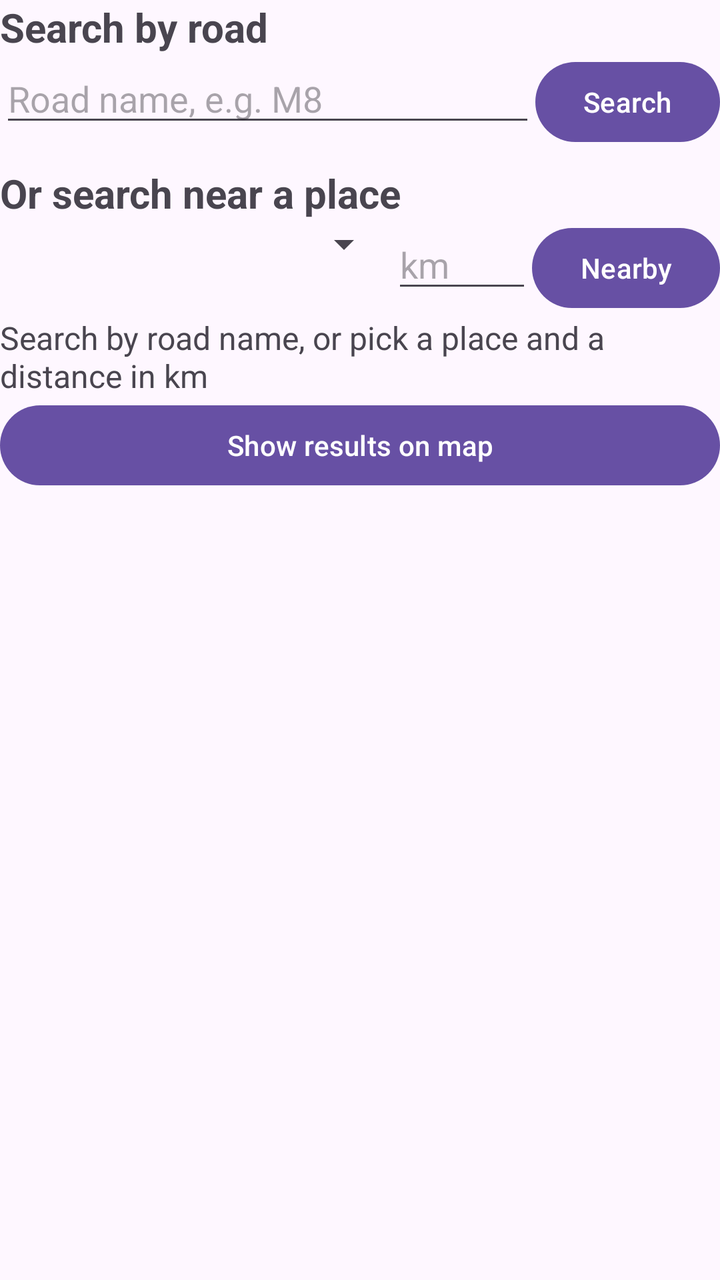
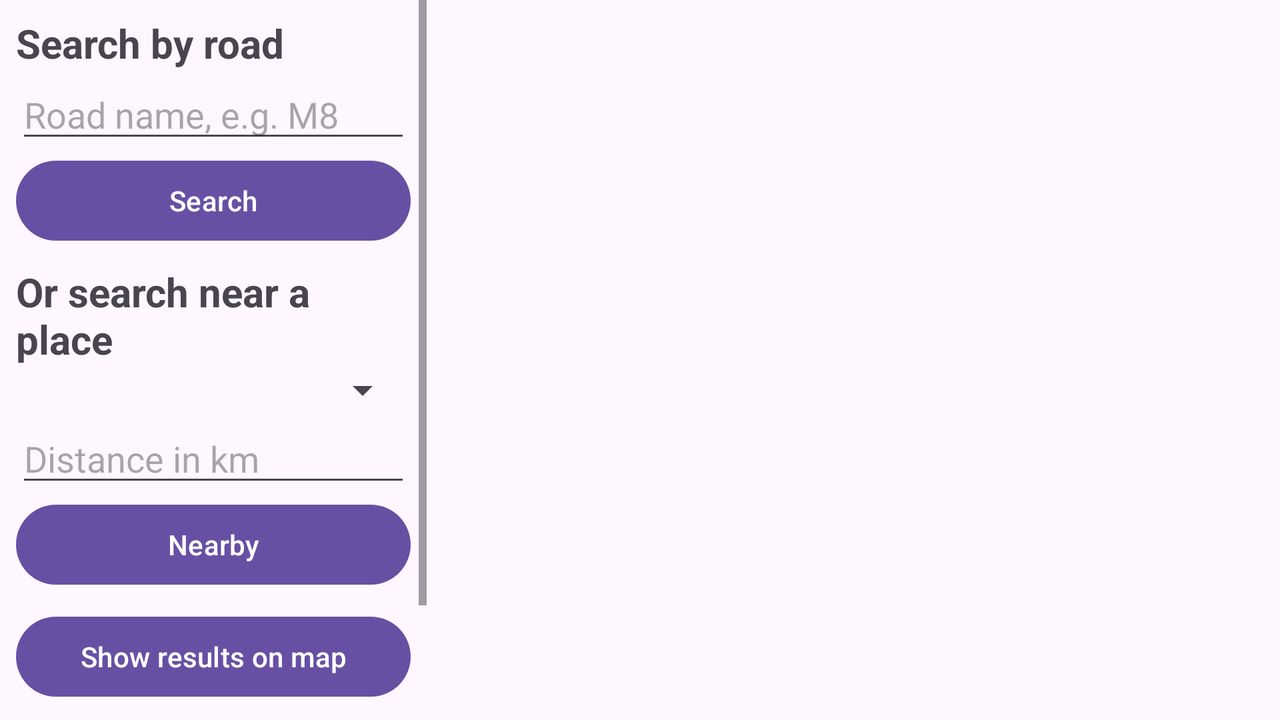

Compare how this app lays out the same screen by default and in its alternative resource folder. The renders come first, then the two layout files and the values they reference.
<!-- AndroidManifest.xml: application theme Theme.Cox_Caitlin_S2326984 -->
<!-- res/layout/fragment_search.xml -->
<?xml version="1.0" encoding="utf-8"?>
<LinearLayout xmlns:android="http://schemas.android.com/apk/res/android"
    android:orientation="vertical"
    android:layout_width="match_parent"
    android:layout_height="match_parent">

    <TextView
        android:id="@+id/listTitle"
        android:layout_width="match_parent"
        android:layout_height="wrap_content"
        android:textSize="20sp"
        android:textStyle="bold"
        android:text="Search by road"
        />

    
    <LinearLayout
        android:orientation="horizontal"
        android:layout_width="match_parent"
        android:layout_height="wrap_content">

        <EditText
            android:id="@+id/roadInput"
            android:layout_width="0dp"
            android:layout_height="wrap_content"
            android:layout_weight="1"
            android:hint="Road name, e.g. M8"
            android:inputType="text"
            android:maxLines="1"
            />
        <Button
            android:id="@+id/searchButton"
            android:layout_width="wrap_content"
            android:layout_height="wrap_content"
            android:text="Search"
            />
    </LinearLayout>

    <TextView
        android:layout_width="match_parent"
        android:layout_height="wrap_content"
        android:layout_marginTop="8dp"
        android:textSize="20sp"
        android:textStyle="bold"
        android:text="Or search near a place"
        />

    
    <LinearLayout
        android:orientation="horizontal"
        android:layout_width="match_parent"
        android:layout_height="wrap_content">

        <Spinner
            android:id="@+id/placeSpinner"
            android:layout_width="0dp"
            android:layout_height="wrap_content"
            android:layout_weight="1"
            />
        
        <EditText
            android:id="@+id/distanceInput"
            android:layout_width="70dp"
            android:layout_height="wrap_content"
            android:hint="km"
            android:inputType="numberDecimal"
            android:maxLines="1"
            />
        <Button
            android:id="@+id/nearButton"
            android:layout_width="wrap_content"
            android:layout_height="wrap_content"
            android:text="Nearby"
            />
    </LinearLayout>

    <TextView
        android:id="@+id/resultsText"
        android:layout_width="match_parent"
        android:layout_height="wrap_content"
        android:textSize="16sp"
        android:text="Search by road name, or pick a place and a distance in km"
        />

    
    <Button
        android:id="@+id/mapButton"
        android:layout_width="match_parent"
        android:layout_height="wrap_content"
        android:text="Show results on map"
        />

    
    <ListView
        android:id="@+id/searchList"
        android:layout_width="match_parent"
        android:layout_height="0dp"
        android:layout_weight="1"
        />
</LinearLayout>
<!-- resources referenced by this layout -->
<resources>
  <style name="Theme.Cox_Caitlin_S2326984" parent="Base.Theme.Cox_Caitlin_S2326984" />
  <style name="Base.Theme.Cox_Caitlin_S2326984" parent="Theme.Material3.DayNight.NoActionBar">
      </style>
</resources>
<!-- res/layout-land/fragment_search.xml (the repository's variant of the layout above) -->
<!-- drawn on the phone turned sideways -->
<?xml version="1.0" encoding="utf-8"?>
<LinearLayout xmlns:android="http://schemas.android.com/apk/res/android"
    android:orientation="horizontal"
    android:layout_width="match_parent"
    android:layout_height="match_parent">

    
    <ScrollView
        android:layout_width="0dp"
        android:layout_height="match_parent"
        android:layout_weight="1">

        <LinearLayout
            android:orientation="vertical"
            android:layout_width="match_parent"
            android:layout_height="wrap_content"
            android:padding="8dp">

            <TextView
                android:id="@+id/listTitle"
                android:layout_width="match_parent"
                android:layout_height="wrap_content"
                android:textSize="20sp"
                android:textStyle="bold"
                android:text="Search by road"
                />

            <EditText
                android:id="@+id/roadInput"
                android:layout_width="match_parent"
                android:layout_height="wrap_content"
                android:hint="Road name, e.g. M8"
                android:inputType="text"
                android:maxLines="1"
                />

            
            <Button
                android:id="@+id/searchButton"
                android:layout_width="match_parent"
                android:layout_height="wrap_content"
                android:text="Search"
                />

            <TextView
                android:layout_width="match_parent"
                android:layout_height="wrap_content"
                android:layout_marginTop="8dp"
                android:textSize="20sp"
                android:textStyle="bold"
                android:text="Or search near a place"
                />

            
            <Spinner
                android:id="@+id/placeSpinner"
                android:layout_width="match_parent"
                android:layout_height="wrap_content"
                />
            <EditText
                android:id="@+id/distanceInput"
                android:layout_width="match_parent"
                android:layout_height="wrap_content"
                android:hint="Distance in km"
                android:inputType="numberDecimal"
                android:maxLines="1"
                />
            <Button
                android:id="@+id/nearButton"
                android:layout_width="match_parent"
                android:layout_height="wrap_content"
                android:text="Nearby"
                />

            
            <Button
                android:id="@+id/mapButton"
                android:layout_width="match_parent"
                android:layout_height="wrap_content"
                android:layout_marginTop="8dp"
                android:text="Show results on map"
                />

            <TextView
                android:id="@+id/resultsText"
                android:layout_width="match_parent"
                android:layout_height="wrap_content"
                android:layout_marginTop="8dp"
                android:textSize="16sp"
                android:text="Search by road name, or pick a place and a distance in km"
                />
        </LinearLayout>
    </ScrollView>

    
    <ListView
        android:id="@+id/searchList"
        android:layout_width="0dp"
        android:layout_height="match_parent"
        android:layout_weight="2"
        />
</LinearLayout>
